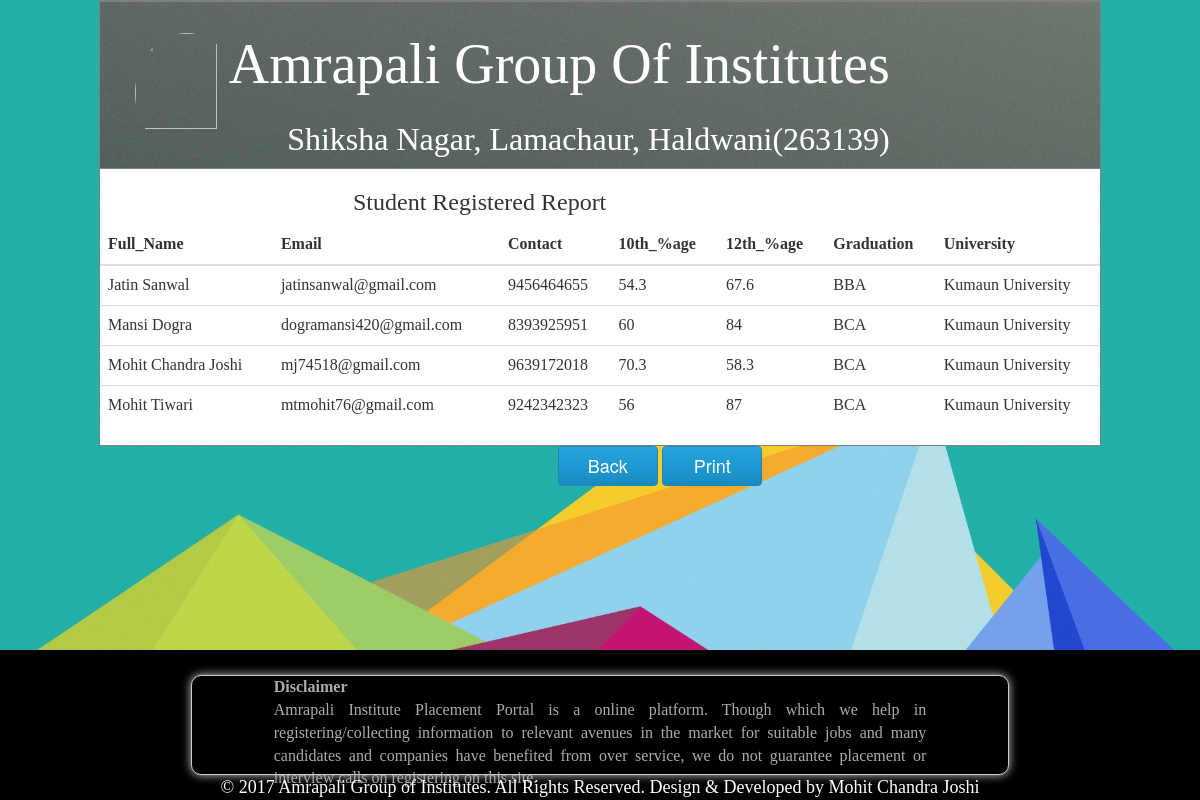
The page /std_reports_view.php (signed in) on the database its author committed.
### tables this page shows
CREATE TABLE `stdedit_profile` (
  `username` varchar(10) NOT NULL,
  `fullname` char(30) NOT NULL,
  `father_name` char(30) NOT NULL,
  `mother_name` char(30) NOT NULL,
  `gender` char(6) NOT NULL,
  `nationality` char(15) NOT NULL,
  `date_of_birth` varchar(10) NOT NULL,
  `X_percentage` float NOT NULL,
  `year_of_passing1` int(11) NOT NULL,
  `X_Board` varchar(30) NOT NULL,
  `XII_percentage` float NOT NULL,
  `year_of_passing2` int(11) NOT NULL,
  `XII_Board` varchar(30) NOT NULL,
  `graduation` char(30) NOT NULL,
  `year_of_passing3` int(11) NOT NULL,
  `university` varchar(30) NOT NULL,
  `post_graduation` char(20) NOT NULL,
  `year_of_passing4` int(11) NOT NULL,
  `university2` varchar(30) NOT NULL,
  `address` varchar(30) NOT NULL,
  `landmark` varchar(15) NOT NULL,
  `city` varchar(15) NOT NULL,
  `state` varchar(15) NOT NULL,
  `pincode` int(6) NOT NULL,
  `status` int(10) NOT NULL,
  `status2` int(10) NOT NULL
);

CREATE TABLE `std_login` (
  `username` varchar(10) NOT NULL,
  `password` varchar(20) NOT NULL,
  `email` varchar(30) NOT NULL,
  `contact` bigint(11) NOT NULL
);

### std_reports_view.php (the view, shortened to what this page needs)
<?php
 include('dbconfig/config.php');
	if($_SESSION['username'])
{
?>
<html>
<head>
	<link href="bootstrap/css/bootstrap.min.css" rel="stylesheet">
</head>
	<body style="background-image:url('images/15.jpg'); background-size:100%;">
<center>
<table border="1" width="50%" style=" background-color:#fff">
<tr><td><tr><td>
<section style="color: #fff;text-shadow: 0 0 0.5px rgba(255, 255, 255, 0.25);text-align: center;background-image:url('images/bg.jpg');width:100%;padding: 1em 0 0em 0; ">
		<div id="dvContents">
					<table height="150px" cellspacing="0" border="0">
						<tr>
						<td rowspan="3" width="16%">
						<img src="imgs/logo.jpeg" style="width:80%; border-radius:50%; margin: 0 0 0 35px;"/>
						</td>
						</tr>
						<tr>
						<td width="84%">
						<h1 style="font-family:Comic Sans MS; color:white; font-size:350%;text-align:right;padding-right:15px;margin-bottom:0px;margin-top:0px;">Amrapali Group Of Institutes </h1>
						</td>
						</tr>
						<tr>
						<td style="font-family:Comic Sans MS; color:white; font-size:200%;text-align:right;padding-right:15px;margin-bottom:0px;margin-top:0px;">
						Shiksha Nagar, Lamachaur, Haldwani(263139)
						</td>
						</tr>
					</table>
		</section>
			</td></tr>
			<tr><td>
			<div style = "margin-left:3px;">
				<h3 style = "margin-left:250px;">Student Registered Report</h3>
			</div>
                               <?php
							   if(null!==($_GET['id'] AND $_GET['name'])){
									$user1=$_GET['id'];
									$user2=$_GET['name'];
									}
									if($user1==$user2){
									$sql1="Select * from stdedit_profile";
									$result_3 = $con->query($sql1);
									}
								?>
								<table border="0" class="table" style="width:1000px;" >
									<thead>
									<th>Full_Name</th>
									<th>Email</th>
									<th>Contact</th>
									<th>10th_%age</th>
									<th>12th_%age</th>
									<th>Graduation</th>
									<th>University</th>
									</thead>
								<tbody>
								<?php
								while($row_1=mysqli_fetch_array($result_3)){
								?>
                                    <tr>
                                        <td><?php echo $row_1['fullname']; ?></td>
										<td><?php
								$sql2="Select * from std_login";
								$result_4 = $con->query($sql2);
									while($row_4 = mysqli_fetch_array($result_4)){
										if($row_1['username'] == $row_4['username']){
										echo $row_4['email'];
										}
										else{
											echo "";
										}
									}
									  ?></td>
										<td><?php $sql2="Select * from std_login";
								$result_4 = $con->query($sql2);
									while($row_4 = mysqli_fetch_array($result_4)){
										if($row_1['username'] == $row_4['username']){
										echo $row_4['contact'];
										}
										else{
											echo "";
										}
									}?></td>
                                        <td><?php echo $row_1['X_percentage']; ?></td>
                                        <td><?php echo $row_1['XII_percentage']; ?></td>
                                        <td><?php echo $row_1['graduation']; ?></td>
                                        <td><?php echo $row_1['university']; ?></td>
                                    </tr>
								<?php
									}
								?>
						</tbody>
					</table>
					</td></tr>
	</td>
	</tr>
	</table>
	<div class="control-group">
						<div style="margin-left:120px">
							<a href="cstd_details.php"><input type = "button" value="Back" class="styled-button-8"/></a>
							<button type="button" class="styled-button-8" onclick="javascript:window.print();">Print</button>
						</div>
						</div>
	</center>
</body>
<div class="control-group">
<?php
			include('footer.php');
		?>
</div>
	<?php
}
		else
		{
			header('Location:logout.php');
		}
		?>
</html>

### footer.php (shortened to what this page needs)
<table><table>
<div class="footer">
		<div style="width:99%;
					background-color:#000;
					height:130px;
					margin: 0 auto;
					padding:10px;
					color:#FFFFFF;
					border:solid 0px #CCCCCC;">
		<div style=" width:70%; height:100px;  background-color:#000; font-size:16px; border:#CCCCCC 1px solid;  border-radius: 10px; box-shadow: 0px 0px 10px #CCCCCC; margin: 0 auto;">
				<center><div style=" width:80%; height:100px; color:#ACACAC; " align="justify">
				<p><b>Disclaimer </b><br />
				Amrapali Institute Placement Portal is a online platform.
				Though which we help in registering/collecting information to relevant avenues in the market for suitable jobs and many candidates and companies have benefited from over service,
				we do not guarantee placement or interview calls on registering on this site.
				</div></p></center>
		</div>
		<center>
				© 2017 Amrapali Group of Institutes. All Rights Reserved.
				Design & Developed by Mohit Chandra Joshi
		</center>
		</div>
</div>

### std_reports_view.php (style rules this page uses)
.footer { padding-top:15px; height:150px; left:0px; bottom:0px; position:fixed; width:100%; background-color:#000000; color:white; text-align:center; font-family:comic sans ms; }
.styled-button-8 { background: #25A6E1; background: -moz-linear-gradient(top,#25A6E1 0%,#188BC0 100%); background: -webkit-gradient(linear,left top,left bottom,color-stop(0%,#25A6E1),color-stop(100%,#188BC0)); background: -webkit-linear-gradient(top,#25A6E1 0%,#188BC0 100%); background: -o-linear-gradient(top,#25A6E1 0%,#188BC0 100%); background: -ms-linear-gradient(top,#25A6E1 0%,#188BC0 100%); background: linear-gradient(top,#25A6E1 0%,#188BC0 100%); filter: progid: DXImageTransform.Microsoft.gradient( startColorstr='#25A6E1',endColorstr='#188BC0',GradientType=0); width:100px; height:40px; color:#fff; font-family:'Helvetica Neue',sans-serif; font-size:18px; border-radius:4px; -moz-border-radius:4px; -webkit-border-radius:4px; border:1px solid #1A87B9 }

### rows shown on the page
stdedit_profile: fullname "Jatin Sanwal", X_percentage "54.3", XII_percentage "67.6", graduation "BBA", university "Kumaun University"
std_login: email "jatinsanwal@gmail.com", contact "9456464655"
stdedit_profile: fullname "Mansi Dogra", X_percentage "60", XII_percentage "84", graduation "BCA", university "Kumaun University"
std_login: email "dogramansi420@gmail.com", contact "8393925951"
stdedit_profile: fullname "Mohit Chandra Joshi", X_percentage "70.3", XII_percentage "58.3", graduation "BCA", university "Kumaun University"
std_login: email "mj74518@gmail.com", contact "9639172018"
stdedit_profile: fullname "Mohit Tiwari", X_percentage "56", XII_percentage "87", graduation "BCA", university "Kumaun University"
std_login: email "mtmohit76@gmail.com", contact "9242342323"
